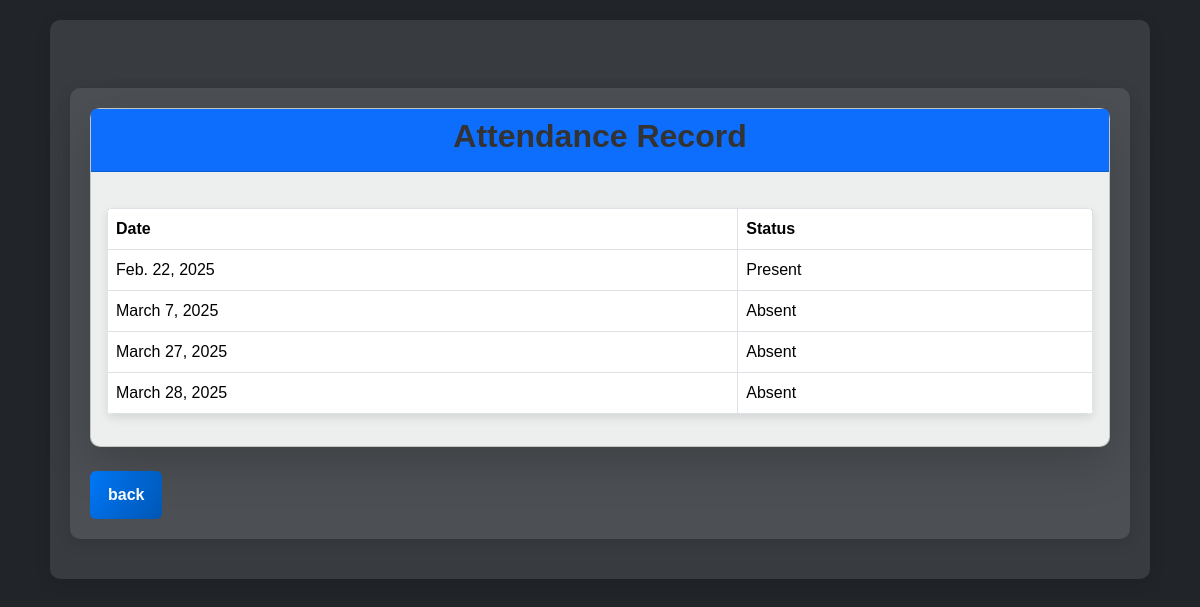
The page /faculty_app/view_attendance/ (signed in) on the database as committed earlier.
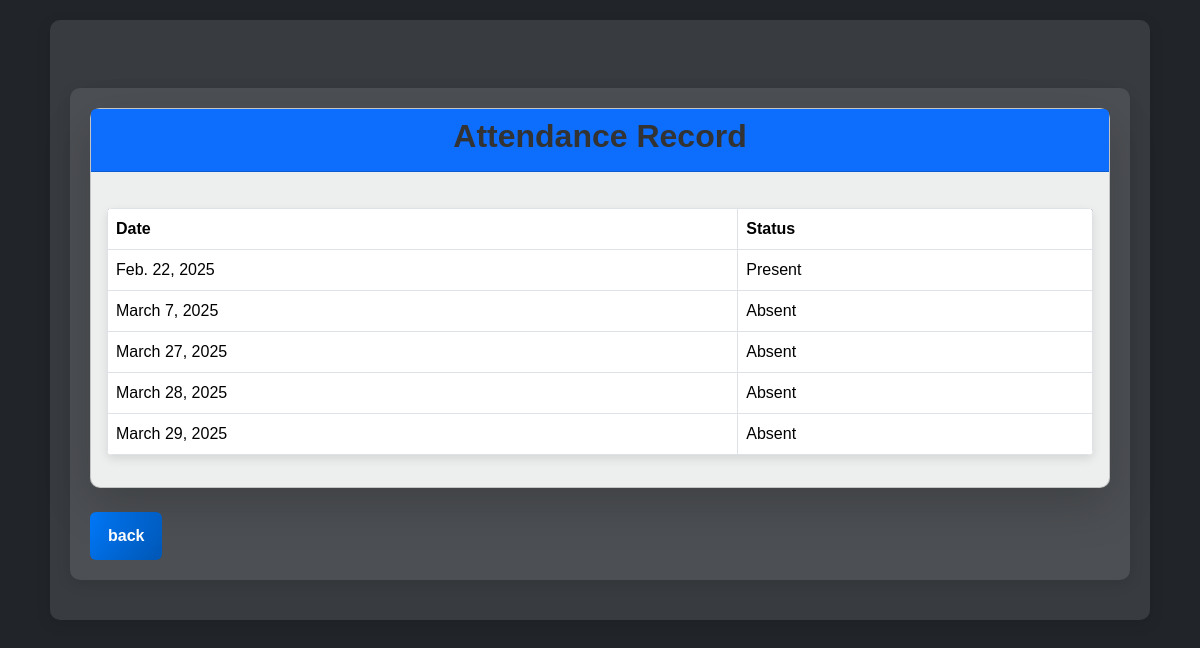
The same page on the database as committed later.
### admin_app/models.py (models this page shows, shortened)
class AttendanceFaculty(models.Model):
    STATUS_CHOICES = [
        ("present", "Present"),
        ("absent", "Absent"),
        ("late", "Late"),
    ]
    faculty = models.ForeignKey(Faculty, on_delete=models.CASCADE, related_name="attendance_faculty")
    date = models.DateField(default=date.today)
    status = models.CharField(max_length=10, choices=STATUS_CHOICES, default="absent")
    class Meta:
        unique_together = ('faculty', 'date')

### faculty_app/views.py (the view)
# urls.py: path("view_attendance/", views.view_attendance, name="view_attendance"),
@faculty_required
def view_attendance(request):
    faculty = Faculty.objects.get(user=request.user)
    attendance = AttendanceFaculty.objects.filter(faculty=faculty).order_by("date")
    return render(request, "faculty_app/view_attendance.html", {"attendance": attendance})

### faculty_app/views.py (called while the page is built)
def faculty_required(view_func):
    @wraps(view_func)
    def wrapper(request, *args, **kwargs):
        if not request.user.is_authenticated:
            return redirect("registration:login")  # Redirect unauthenticated users to login page
        if request.user.role == "faculty":
            return view_func(request, *args, **kwargs)
        logout(request)  # Log out unauthorized users
        return redirect("registration:login")  # Redirect unauthorized users
    return wrapper

### faculty_app/templates/faculty_app/view_attendance.html (shortened to what this page needs)
{% extends "layout.html" %}
{% block container %}
<div class="container mt-5">
    <div class="card shadow-lg mb-4">
        <div class="card-header bg-primary text-white text-center">
            <h2>Attendance Record</h2>
        </div>
        <div class="card-body">
            {% if attendance %}
                <table class="table table-bordered">
                    <thead>
                        <tr>
                            <th>Date</th>
                            <th>Status</th>
                        </tr>
                    </thead>
                    <tbody>
                        {% for record in attendance %}
                            <tr>
                                <td>{{ record.date }}</td>
                                <td>{{ record.get_status_display }}</td>
                            </tr>
                        {% endfor %}
                    </tbody>
                </table>
            {% else %}
                <p>No attendance records found.</p>
            {% endif %}
        </div>
    </div>
    <a href="{% url 'faculty_app:faculty_dashboard' %}" class="btn btn-primary">back</a>
</div>
{% endblock %}

Rows that differ between the two databases and show on the page:
added AttendanceFaculty: date "March 29, 2025", status "Absent"
